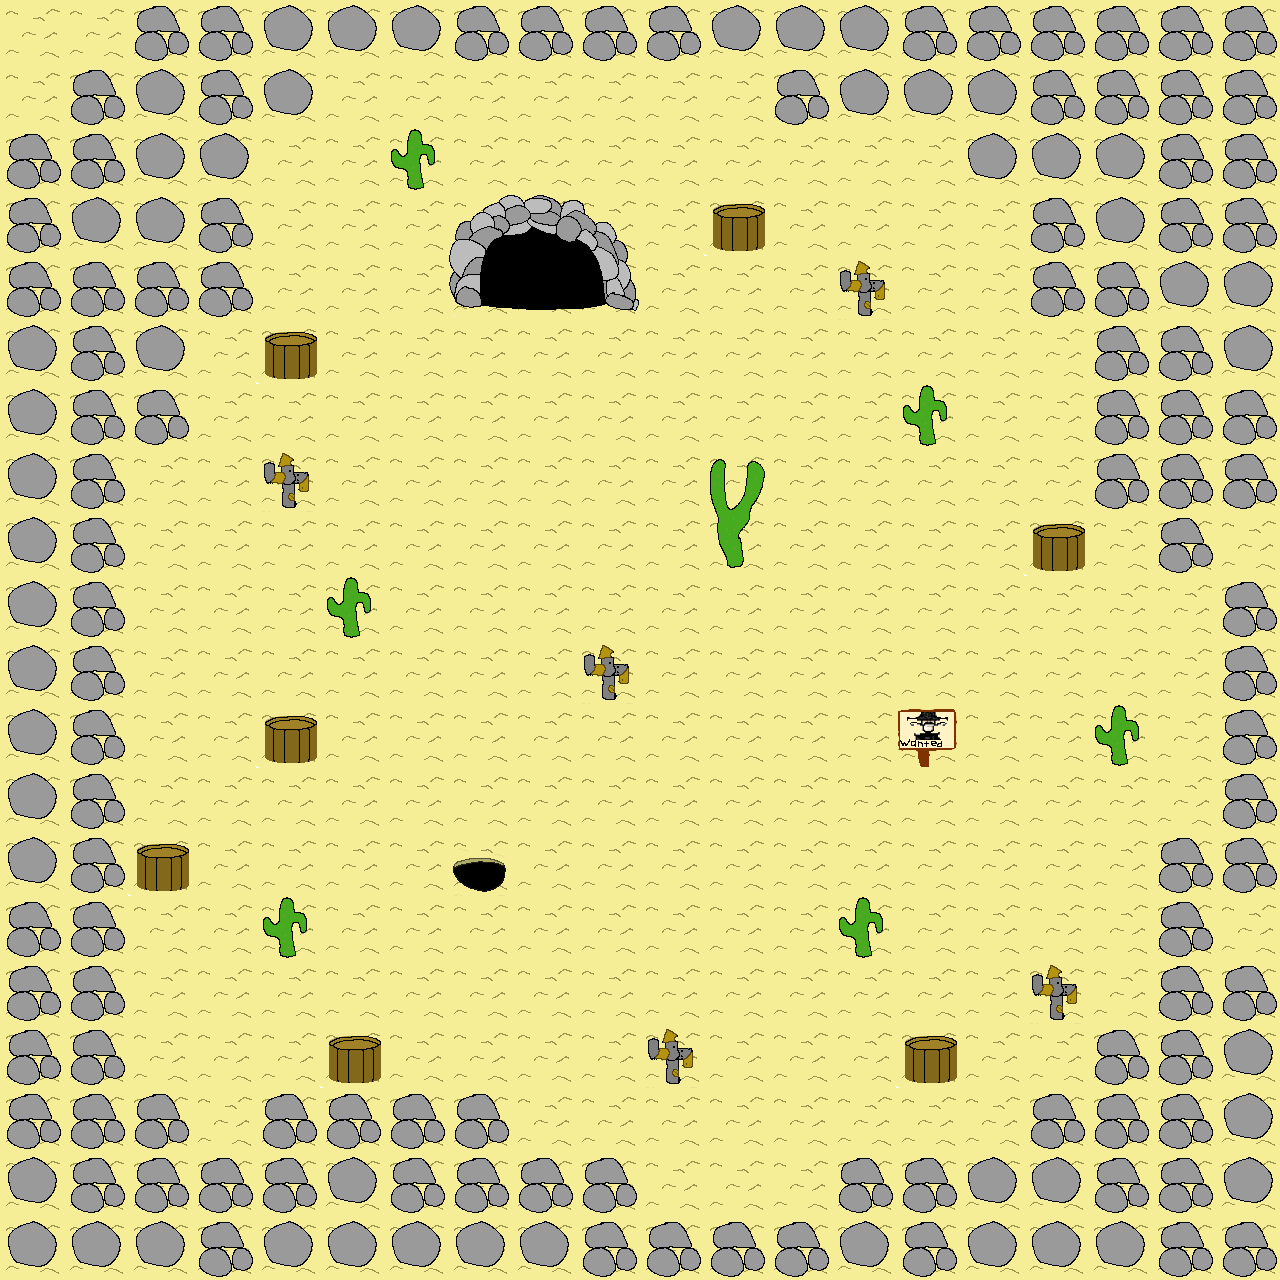

A level layout from a 2D game, rendered from its tile map. Below: a short description, then the map file with tile-grid data replaced by summaries:
An orthogonal 20x20 tile map with 64x64 px tiles, 3 tile layers (Ground, Detail, Overlay), 3 hidden layers not drawn, 2 tilesets and 3 objects (2x Portal, PlayerStart).

<map version="1.0" orientation="orthogonal" width="20" height="20" tilewidth="64" tileheight="64">
 <properties>
  <property name="Music" value="Main Title_Peter Boss - Horse Race" />
 </properties>
 <tileset firstgid="1" name="Items" tilewidth="64" tileheight="64">
  <image source="Tilesheets/Items.png" width="128" height="260" />
 </tileset>
 <tileset firstgid="9" name="TileSheetRevised" tilewidth="64" tileheight="64">
  <image source="Tilesheets/TileSheetRevised.png" width="640" height="640" />
 </tileset>
 <layer name="Ground" width="20" height="20">
  <data>[400 cells, 400 non-empty, 1 distinct tile ids]</data>
 </layer>
 <layer name="Detail" width="20" height="20">
  <data>[400 cells, 175 non-empty, 11 distinct tile ids]</data>
 </layer>
 <layer name="Overlay" width="20" height="20">
  <data>[400 cells, 4 non-empty, 4 distinct tile ids]</data>
 </layer>
 <objectgroup name="Objects" width="20" height="20">
  <object name="PlayerStart" type="PlayerStart" x="1029" y="843" width="61" height="56" />
  <object name="FirstCavePorta" type="Portal" x="443" y="836" width="68" height="64">
   <properties>
    <property name="DestinationMap" value="Maps\FirstCave" />
    <property name="DestinationTileLocation" value="5,23" />
   </properties>
  </object>
  <object name="FirstCavePortal1" type="Portal" x="508" y="272" width="68" height="64">
   <properties>
    <property name="DestinationMap" value="Maps\FirstCave" />
    <property name="DestinationTileLocation" value="8,6" />
   </properties>
  </object>
 </objectgroup>
 <layer name="Items" width="20" height="20" visible="0">
  <data>[400 cells, 2 non-empty, 2 distinct tile ids]</data>
 </layer>
 <layer name="Clip" width="20" height="20" visible="0">
  <data>[400 cells, 174 non-empty, 1 distinct tile ids]</data>
 </layer>
 <layer name="AmmoClip" width="20" height="20" visible="0">
  <data>[400 cells, 2 non-empty, 1 distinct tile ids]</data>
 </layer>
</map>
